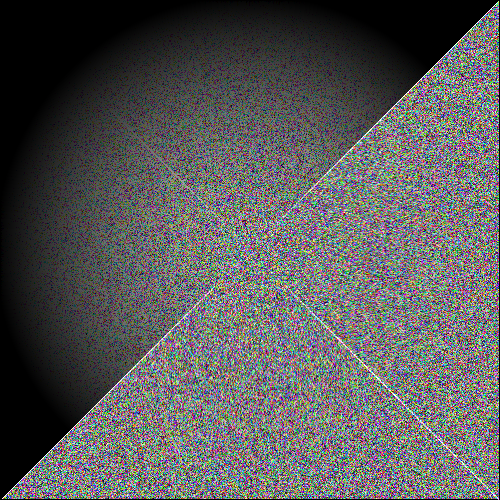
Frame 1 (no input)
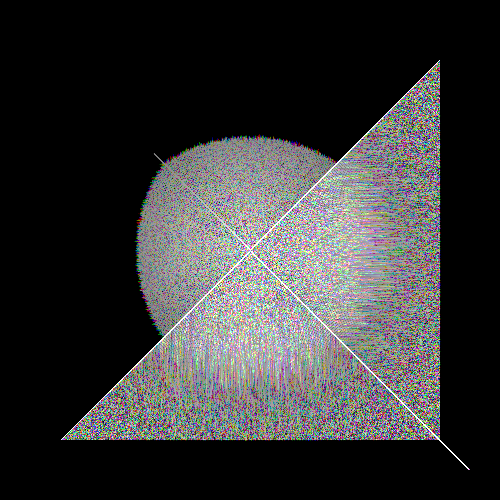
Frame 60 (the mouse pressed at the canvas centre just before this capture)
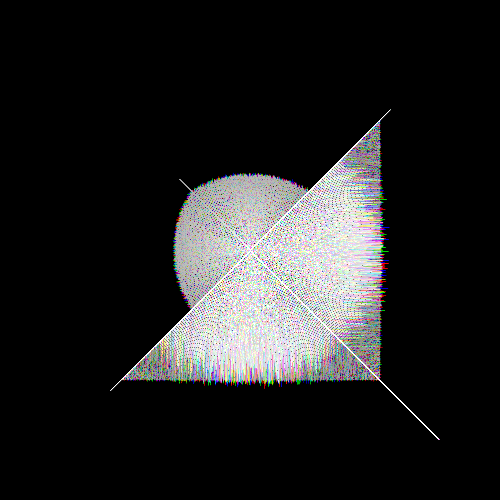
Frame 120 (the mouse held since frame 60 and released just before this capture)

The Processing sketch that drew these frames (run headless with seeded random() and noise(); from frame 60 on, the mouse is pressed at the canvas centre):

// Processing sketch: BlackHoleTake1_5
// ── BlackHoleTake1_5.pde
//@author James Wang, last modified 23/1/2016

int holeRow=250;
int holeCol=250;
double moveAmountScalar=1;
int count=0;

void setup() {
  size(500, 500);
  //background(random(0,0),random(0,0),random(0,0));
  randomizePixels();
  smooth();
}

void randomizePixels(){
  for(int row=0;row<=500;row++){
    for(int col=0;col<=500;col++){
      int r=int(random(0,256));
      int g=int(random(0,256));
      int b=int(random(0,256));
      set(col,row,color(r,g,b,255));
    }
  }
  
}

void draw() {
  //println(count);
  count++; //<>//
  for(int row=0;row<=height;row++){
    for(int col=0;col<=width;col++){
      moveColors(row,col);
    }
  }
}

void moveColors(int row, int col){  
  int dRow=holeRow-row;
  int dCol=holeCol-col;
  char dominantDirection=getDominantDirection(dRow,dCol);
  
  int targetRow=row;
  int targetCol=col;
  switch(dominantDirection){
    case('u'):
      targetRow--;
      //targetRow=Math.max(0,targetRow);
      break;
    case('d'):
      targetRow++;
      //targetRow=Math.min(height,targetRow);
      break;
    case('l'):
      targetCol--;
      //targetCol=Math.max(0,targetCol);
      break;
    case('r'):
      targetCol++;
      //targetCol=Math.min(width,targetCol);
      break;
    default:
      throw new RuntimeException("invalid direction");
  }
  
  //println(dominantDirection);
  
  int moveAmount=(int)(Math.sqrt(Math.pow(dRow,2)+Math.pow(dCol,2))*moveAmountScalar);
  
  if(dominantDirection=='u'||dominantDirection=='l'){
    //print("here!"); //<>//
  }
  
  for(int colour=0;colour<3;colour++){
    moveColor(row,col,targetRow,targetCol, colour, moveAmount);
  }
    
}

char getDominantDirection(int dRow, int dCol){
  /*char[] possibleDirections=new char[2];
  if(dRow<0){
    possibleDirections[0]='u';
  }
  else{
    possibleDirections[0]='d';
  }
  if(dCol<0){
    possibleDirections[1]='l';
  }
  else{
    possibleDirections[1]='r';
  }
  return possibleDirections[int(random(0,2))];*/
  if(Math.abs(dRow)>Math.abs(dCol)){
    if(dRow<0){
      return 'u';
    }
    else{
      return 'd';
    }
  }
  else{
    if(dCol<0){
      return 'l';
    }
    else{
      return 'r';
    }
  }
}

//colour: 0==red, 1==green, 2==blue
void moveColor(int startRow, int startCol, int targetRow, int targetCol, int colour, int moveAmount){
  int oldRed=get(startCol,startRow)>>16&0xFF;
  int oldGreen=get(startCol,startRow)>>8&0xFF;
  int oldBlue=get(startCol,startRow)>>0&0xFF;
  
  int newRed=get(targetCol,targetRow)>>16&0xFF;
  int newGreen=get(targetCol,targetRow)>>8&0xFF;
  int newBlue=get(targetCol,targetRow)>>0&0xFF;
  
  int actualMoveAmount;
  
  switch(colour){
    case(0):
      actualMoveAmount=oldRed-clamp(oldRed-moveAmount);
      oldRed-=actualMoveAmount;
      //newRed=clamp(newRed+moveAmount);
      newRed+=actualMoveAmount;
      break;
    case(1):
      actualMoveAmount=oldGreen-clamp(oldGreen-moveAmount);
      oldGreen-=actualMoveAmount;
      newGreen+=actualMoveAmount;
      break;
    case(2):
      actualMoveAmount=oldBlue-clamp(oldBlue-moveAmount);
      oldBlue-=actualMoveAmount;
      newBlue+=actualMoveAmount;
      break;
    default:
      throw new RuntimeException("invalid colour");
  }
  
  set(startCol,startRow,color(oldRed,oldGreen,oldBlue));
  set(targetCol,targetRow,color(newRed,newGreen,newBlue));
}

int clamp(int i){
  return Math.min(255,Math.max(0,i));
}

int loop(int i){
  return i%256;
}
